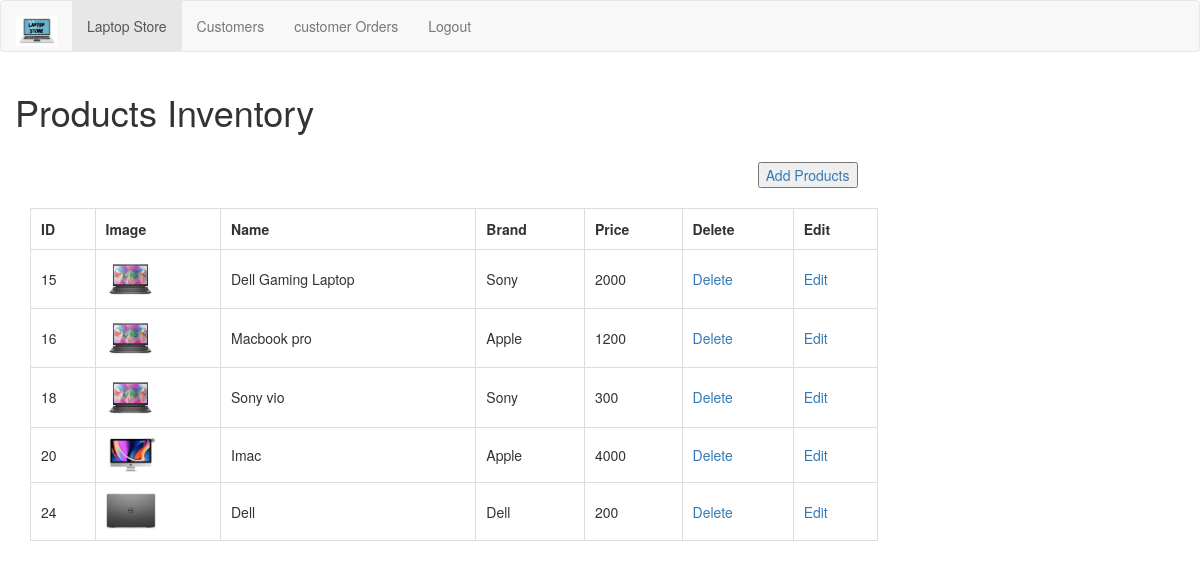
The app's page /laptop/adminhome.php with its own data.
### tables this page shows
CREATE TABLE `product` (
  `id` int(100) NOT NULL,
  `name` varchar(200) NOT NULL,
  `brand` varchar(100) NOT NULL,
  `price` int(100) NOT NULL,
  `pic` varchar(200) NOT NULL
);

### laptop/adminhome.php (the view, shortened to what this page needs)
<!DOCTYPE html>
<html lang="en">
<head>
  <link rel="stylesheet" href="https://maxcdn.bootstrapcdn.com/bootstrap/3.4.1/css/bootstrap.min.css">
</head>
<body>
<nav class="navbar navbar-default">
  <div class="container-fluid">
    <div class="navbar-header">
      <a class="navbar-brand" href="#">
          <img src="images/logo.jpeg" style="width:100%;height:30px" />
      </a>
    </div>
    <ul class="nav navbar-nav">
      <li class="active"><a href="adminhome.php"> Laptop Store</a></li>
      <li><a href="managecustomers.php">Customers</a></li>
      <li><a href="orders.php">customer Orders</a></li>
       <li><a href="logout.php">Logout</a></li>
    </ul>
  </div>
</nav>
<div class="container">
    <div class="row">
        <h1>Products Inventory</h1>
            <div class="col-sm-9">
                <a> <button data-toggle="modal" data-target="#addproducts" class=" primary-btn" style="float:right;margin:20px;"> Add Products </button> </a>
                <table  style="margin-top:60px;width:100%;padding:10px" class="table-bordered">
                    <tr>
                        <th> ID </th>
                        <th> Image </th>
                        <th> Name </th>
                        <th> Brand </th>
                        <th>Price</th>
                        <th>Delete </th>
                        <th>Edit </th>
                    </tr>
                    <?php
                    include 'config.php';
                    $sql = "SELECT * FROM product";
                    $result = $conn->query($sql);
                    if ($result->num_rows > 0) {
                        while ($row = $result->fetch_assoc()) {
                            echo '
                                    <tr style="padding:10px">
                                    <td>' . $row["id"] . '   </td>
                                    <td><img src=' . $row["pic"] . '  style="width:50px"/>   </td>
                                    <td>' . $row["name"] . '   </td>
                                     <td>' . $row["brand"] . '   </td>
                                    <td>' . $row["price"] . '   </td>
                                    <td>
                                             <a href="deleteproduct.php?id=' . $row["id"] . '"> Delete </a>
                                    </td>
                                    <td>
                                       <a   data-toggle="modal" data-target="#' . $row["id"] . '" style="cursor:pointer"> Edit </a>
                                    </td>
                                    </tr>
                                <div class="modal fade" id="' . $row["id"] . '"   role="dialog"   aria-hidden="true">
                                                <input type="text" class="form-control" name="id" value="' . $row["id"] . '" hidden  readonly>
                                                        <input type="text" class="form-control" name="name" value="' . $row["name"] . '" required>
                                                        <input type="text" class="form-control" name="price" value="' . $row["price"] . '"  required>
                                </div>
                    ';
                        }
                    } else {
                        echo "0 results";
                    }
                    ?>
                </table>
            </div>
    </div>
</div>
</body>
</html>

### laptop/adminhome.php (style rules this page uses)
td,th { padding:10px; }

### records on screen
product: id "15", pic (picture), name "Dell Gaming Laptop", brand "Sony", price "2000"
product: id "16", pic (picture), name "Macbook pro", brand "Apple", price "1200"
product: id "18", pic (picture), name "Sony vio", brand "Sony", price "300"
product: id "20", pic (picture), name "Imac", brand "Apple", price "4000"
product: id "24", pic (picture), name "Dell", brand "Dell", price "200"
